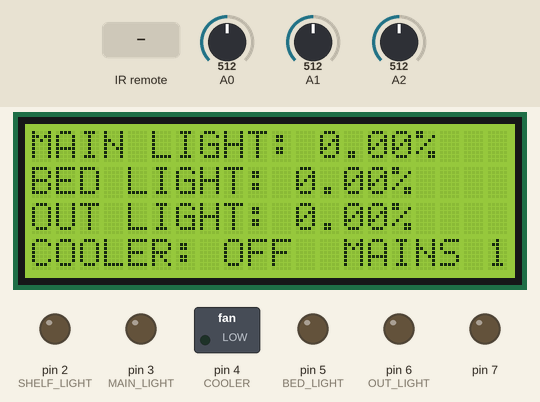
Bench run of a sketch on a simulated Arduino Uno, built with avr-gcc and run on an emulated ATmega328P. On the bench: 20×4 character LCD, switched loads named in the sketch (green lamp = pin HIGH), output pins drawn as LEDs (lit = HIGH). The inputs (shaded band) are chosen by the test bench; at power-on: A1 = 512, A0 = 512, A2 = 512. EEPROM starts erased.

Above: at 1.2 s.
1.3 s: infrared code 0x1D2FEFF6 received
At 2.4 s:
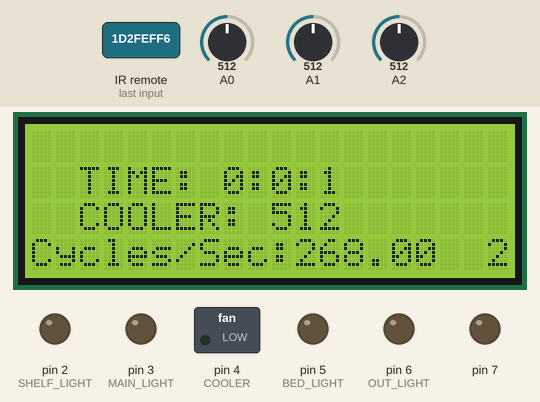
4.3 s: infrared code 0x39D41DC6 received
At 5.8 s:
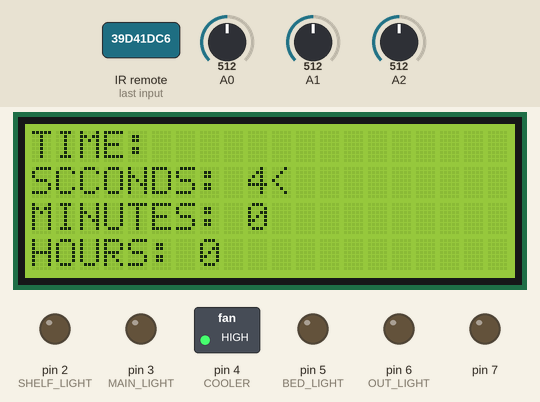
7.3 s: A1 set to 1013
9.5 s: A1 set to 1020
At 10.9 s:
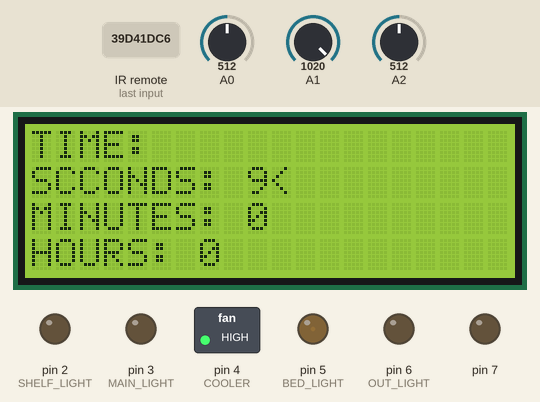
12.5 s: infrared code 0x1D2FEFF6 received
At 13.9 s:
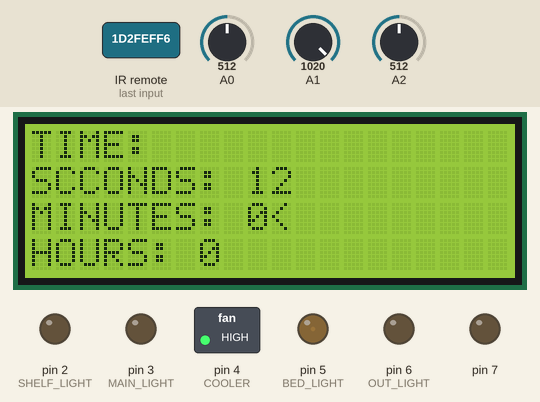
15.0 s: infrared code 0x371A3C86 received
At 15.4 s:
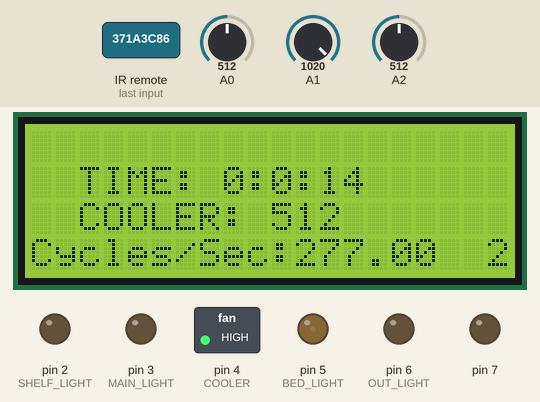
Timing chart, 0 to 22.5 s (numbered marks = the images above; inputs shaded):
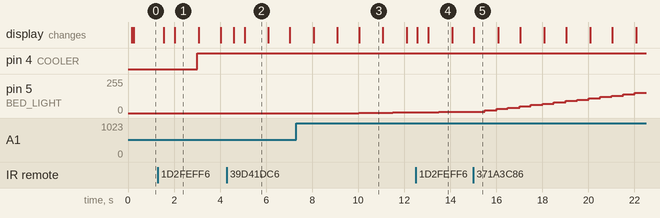

Measured:
- after the input at 1.3 s, the display: first changes after 0.24 s (image 1 shows a later state)
- after the input at 4.3 s, the display: first changes after 0.29 s (image 2 shows a later state)
- after the input at 9.5 s, pin 5 (BED_LIGHT): moves from 0/255 to 5/255 over 2.0 s, starting after 0.51 s
- after the input at 12.5 s, the display: first changes after 0.07 s (image 4 shows a later state)
- after the input at 15.0 s, the display: changes at once (image 5)
- what the display in image 1 shows lasts 1.1 s, from 2.0 s to 3.1 s

The sketch:

Room_power_control_V_2.0.ino
```cpp
#include <EEPROM.h>
#include <LiquidCrystal.h>
LiquidCrystal lcd(13,12,11,10,9,8);
bool inRange(int val, int minimum, int maximum){return ((minimum <= val) && (val <= maximum));}

#include <IRremote.h>
int RECV_PIN = A3;
IRrecv irrecv (RECV_PIN);
decode_results results;
long unsigned int irCode;

unsigned long time;
unsigned long old;
unsigned long oldt;

int def = 0;
int SL = 0; // SHELF LIGHT
int ML = 0; // MAIN LIGHT
int CS = 1; //COOLER STATE PERMINANT SW
int CF = 0; // COOLER STATE
int BL = 0; // BED LIGHT
int OL = 0; // OUT LIGHT
int CK = 0; // CHECK
int CKI = 59.0; // CHECK INTERVAL
int CT = 0; // COOLER TEMP
int CTO = 0; // COOLER TEMP OLD
int MIN = 220; //COOLER MIN 220
int MAX = 246; //COOLER MAX 246
int DEF = 26; //COOLER DEF
int A = 0;
int B = 0;
int C = 0; //COOLER READING 21'C @ 266
int H = 0; //HOUR
int M = 0; //MIN
int S = 0; //SECONDS
int screen = 0; //SCREEN COUNT 7
int power = 0; /*0=MAINS 1=SOLAR 2=BOTH*/
int SC = 0; //SCELECT
int DC = 0; //DISPLAY COUNT
float cycleRate = 0;
float CC = 0; //CYCLE CHECK
//#######################################################################
void setup(){
	lcd.begin(20, 4);
	Serial.begin(9600);
	irrecv.enableIRIn();
	pinMode(2, OUTPUT);//SHELF LIGHT
	pinMode(3, OUTPUT);//MAIN LIGHT
	pinMode(4, OUTPUT);//COOLER
	pinMode(5, OUTPUT);//BED LIGHT
	pinMode(6, OUTPUT);//OUT LIGHT
	pinMode(7, OUTPUT);//
	S = EEPROM.read(0);
	M = EEPROM.read(1);
	H = EEPROM.read(2);
	CS = EEPROM.read(3);
  if(CS > 1 || CS < 0){
    CS = 1;
    EEPROM.write(3, CS);
  }

}
//#######################################################################
void loop(){
	DC++;
	if(DC > 25){
		lcdDisplay();
		DC = 0;
	}
	// serialDisplay();
	C = analogRead(A0); //cooler reading
	A = analogRead(A1);
	B = analogRead(A2);
	EEPROM.write(3, CS);

	time = millis();
  if((time - oldt) > 499){
    oldt = oldt + 500;
    remoteControl();
    if(inRange(B, 1020, 1024)){
    SL = !SL;
  }
  if(inRange(A, 928, 932)){
    BL = 200;
    ML = 200;
    SL = 1;
  }
  if(inRange(A, 836, 840)){
    BL = 0;
    ML = 0;
    SL = 0;
  }
  if(inRange(A, 1020, 1024)){
  if(BL < 11){BL++;
  }else{BL = BL + 10;}
    if(BL > 255){BL = 255;}
  }
  if(inRange(A, 740, 748)){
  if(BL < 9){BL--;
  }else{BL = BL - 10;}
    if(BL < 0){BL = 0;}
  }
  if(inRange(A, 910, 914)){
    if(ML < 11){ML++;
    }else{ML = ML + 10;}
    if(ML > 255){ML = 255;}
  }
  if(inRange(A, 804, 808)){
    if(ML < 9){ML--;
    }else{ML = ML - 10;}
    if(ML < 0){ML = 0;}
  }
  }

  if(time == 0){
    S = 0;
    old = 0;
  }
	if((time - old) > 999.00){
    cycleRate = CC;
    old = old + 1000.00;
    def = time - old;
    if(def > 999){
      def = def - 1000;
      S++;
    }
    CK++;
	  S++;
		if(S > 59){
			M++; S = 0;
		}
		if(M > 59){
			H++; M = 0;
		}
		if(H > 23){
			H = 0;
		}
	    EEPROM.write(0, S);
	    EEPROM.write(1, M);
	    EEPROM.write(2, H);

      CC = 0.00;
	}
  CC++;

  if(CS == 1){
    if(CK > CKI && CF == 1){
      CK = 0;
      CF = 0;
    }
    if(CK > 2 && CF == 0){
      CK = 0;
      C = analogRead(A0);
      CT = C;
      CTO = C;
      if(C > MAX){
        CF = 1;
      }else if(C < MIN){
        CF = 0;
      }
    }
  }else{
    CK = 0;
  }
	if(CK > (CKI+(CK/5.0))){CK = 0;}


	if(screen == 3 && irCode == 0x39D41DC6){screen = 5;irCode = 0;} //screen 3(4) to screen 5(6)
	if(screen == 2 && irCode == 0x39D41DC6){screen = 6;irCode = 0;}	//screen 2 to screen 6(7)
	if(screen == 5){												//screen 5(6)
		if(irCode == 0x371A3C86){screen = 3; irCode = 0;}//back to screen 3(4)
		if(irCode == 0x39D41DC6){CS = !CS;}
		if(irCode == 0xE0984BB6){SC--;if(SC < 0){SC = 0;}}
		if(irCode == 0x1D2FEFF6){SC++;if(SC > 2){SC = 2;}}
		if(SC == 0){
			if(irCode == 0x143226DB){CKI = CKI + 50;}
			if(irCode == 0xA32AB931){CKI = CKI - 50;if(CKI < 0){CKI = 0;}}
		}
		if(SC == 1){
			if(irCode == 0x143226DB){MIN++;}
			if(irCode == 0xA32AB931){MIN--;}
		}
		if(SC == 2){
			if(irCode == 0x143226DB){DEF++;}
			if(irCode == 0xA32AB931){DEF--;}
		}

	}else

	if(screen == 6){												//screen 6(7)
		if(irCode == 0x371A3C86){screen = 2;irCode = 0;} //back to screen 2
		if(irCode == 0xE0984BB6){SC--;if(SC < 0){SC = 0;}}
		if(irCode == 0x1D2FEFF6){SC++;if(SC > 2){SC = 2;}}
		if(SC == 0){
			if(irCode == 0x143226DB){S++;}
			if(irCode == 0xA32AB931){S--;}
		}
		if(SC == 1){
			if(irCode == 0x143226DB){M++;}
			if(irCode == 0xA32AB931){M--;}
		}
		if(SC == 2){
			if(irCode == 0x143226DB){H++;}
			if(irCode == 0xA32AB931){H--;}
		}

	}
	else{
		if(irCode == 0x1D2FEFF6){
			screen++; if(screen > 4){screen--;}
		}
		if(irCode == 0xE0984BB6){
			screen--; if(screen < 1){screen++;}
		}
	}
	if(screen == 3){												//screen 3(4)
		if(irCode == 0x371A3C86){OL = !OL;}
	}
	if(screen == 1){												//screen 1
		if(irCode == 0x143226DB){if(ML < 11){ML++;}else{ML = ML + 10;}if(ML > 255){ML = 255;}}
		if(irCode == 0xA32AB931){if(ML < 9){ML--;}else{ML = ML - 10;}if(ML < 0){ML = 0;}}
		if(irCode == 0x371A3C86){if(BL < 11){BL++;}else{BL = BL + 10;}if(BL > 255){BL = 255;}}
		if(irCode == 0x39D41DC6){if(BL < 9){BL--;}else{BL = BL - 10;}if(BL < 0){BL = 0;}}
	}
	MAX = MIN + DEF;
	if(CS == 0){CF = 0;}
	analogWrite(3, ML);
	analogWrite(5, BL);
	if(OL == 1){analogWrite(6, 200);}else{analogWrite(6, 0);}
	digitalWrite(2, SL);
	digitalWrite(4, CF);

	irCode = 0;
}
//#######################################################################
void remoteControl(){
	if(irrecv.decode(&results)){
		irCode = results.value;
		irrecv.resume();
	}
}
//#######################################################################
void lcdDisplay(){
	if(screen == 1){
		lcd.clear();
	    lcd.setCursor(0, 0);
	    lcd.print("MAIN LIGHT: ");
		lcd.print(ML/255.0*100.0);
		lcd.print("%");
		lcd.setCursor(0, 1);
		lcd.print("BED LIGHT: ");
		lcd.print(BL/255.0*100.0);
		lcd.print("%");
		lcd.setCursor(0, 2);
		lcd.print("OUT LIGHT: ");
		lcd.print(OL/255.0*100.0);
		lcd.print("%");
		lcd.setCursor(0, 3);
		lcd.print("COOLER: ");
		if(CF == 0){lcd.print("OFF");}else{lcd.print("ON");}
		lcd.setCursor(13, 3);
		if(power == 0){lcd.print("MAINS");}
		if(power == 1){lcd.print("SOLAR");}
		if(power == 2){lcd.print("BOTH");}
		lcd.setCursor(19, 3);
		lcd.print(screen);
	}
	if(screen == 2){
		lcd.clear();
		lcd.setCursor(2, 1);
		lcd.print("TIME: ");
		lcd.print(H);
		lcd.print(":");
		lcd.print(M);
		lcd.print(":");
		lcd.print(S);
		lcd.setCursor(2, 2);
		lcd.print("COOLER: ");
		lcd.print(C);
		lcd.setCursor(0, 3);
		lcd.print("Cycles/Sec:");
		lcd.print(cycleRate);
		lcd.setCursor(19, 3);
		lcd.print(screen);
	}
	if(screen == 0){
    screen++;
		lcd.clear();
		lcd.setCursor(0, 0);
		lcd.print("MAIN LIGHT:");
		lcd.setCursor(0, 1);
		lcd.print("BRIGHTNESS: ");
		lcd.print(ML/255.0*100.0);
		lcd.print("%");
		lcd.setCursor(0, 2);
		lcd.print("BED LIGHT:");
    lcd.setCursor(0, 3);
		lcd.print("BRIGHTNESS: ");
		lcd.print(BL/255.0*100.0);
		lcd.print("%");
		lcd.setCursor(19, 3);
		lcd.print(screen);
	}
	if(screen == 3){
		lcd.clear();
		lcd.setCursor(0, 0);
		lcd.print("OUT LIGHT:");
    if(OL == 0){lcd.print("OFF");}else{lcd.print("ON");}
		lcd.setCursor(0, 1);
    lcd.print("COOLER: ");
    if(CS == 0){lcd.print("OFF");}
    else{lcd.print("ON");}
		lcd.setCursor(0, 2);
		lcd.print("COOLER FAN: ");
		if(CF == 0){lcd.print("OFF");}
		else{lcd.print("ON");}
		lcd.setCursor(0, 3);
		lcd.print("TEMP: ");
		lcd.print(C);
		lcd.setCursor(10, 3);
		if(CF == 1){
		lcd.print("CTO: ");
		lcd.print(CTO);
		}
		lcd.setCursor(19, 3);
		lcd.print(screen);
	}
	if(screen == 5){
		lcd.clear();
		lcd.setCursor(0, 0);
		lcd.print("COOLER: ");
		if(CS == 0){lcd.print("OFF");}else{lcd.print("ON");}
		lcd.setCursor(0, 1);
		lcd.print("CKI: ");
		lcd.print(CKI);
		if(SC == 0){lcd.print("<");}
		lcd.setCursor(0, 2);
		lcd.print("MIN: ");
		lcd.print(MIN);
		if(SC == 1){lcd.print("<");}
		lcd.setCursor(0, 3);
		lcd.print("MAX: ");
		lcd.print(MAX);
		lcd.setCursor(10, 2);
		lcd.print("DEF: ");
		lcd.print(DEF);
		if(SC == 2){lcd.print("<");}
		lcd.setCursor(19, 3);
		lcd.print(screen);
	}
	if(screen == 6){
		lcd.clear();
		lcd.setCursor(0, 0);
		lcd.print("TIME: ");
		lcd.setCursor(0, 1);
		lcd.print("SCCONDS: ");
		lcd.print(S);
		if(SC == 0){lcd.print("<");}
		lcd.setCursor(0, 2);
		lcd.print("MINUTES: ");
		lcd.print(M);
		if(SC == 1){lcd.print("<");}
		lcd.setCursor(0, 3);
		lcd.print("HOURS: ");
		lcd.print(H);
		if(SC == 2){lcd.print("<");}
	}
	if(screen == 4){
		lcd.clear();
		lcd.setCursor(0, 0);
		lcd.print("DEBUG: CT: ");
		lcd.print(CTO);
		lcd.setCursor(11, 0);
		lcd.print(CTO);
		lcd.print(" ");
		lcd.print(CK);
    lcd.print(" ");
    lcd.print(CS);
		lcd.setCursor(0, 1);
		lcd.print("ML: ");
		lcd.print(ML);
		lcd.setCursor(10, 1);
		lcd.print("BL: ");
		lcd.print(BL);
		lcd.setCursor(0, 2);
		lcd.print("SL: ");
		lcd.print(SL);
		lcd.setCursor(10, 2);
		lcd.print("CF: ");
		lcd.print(CF);
		lcd.setCursor(0, 3);
		lcd.print("OL: ");
		lcd.print(OL);
		lcd.setCursor(10, 3);
		if(power == 0){lcd.print("MAINS");}
		if(power == 1){lcd.print("SOLAR");}
		if(power == 2){lcd.print("BOTH");}
		lcd.setCursor(19, 3);
		lcd.print(screen);
	}
}
```
